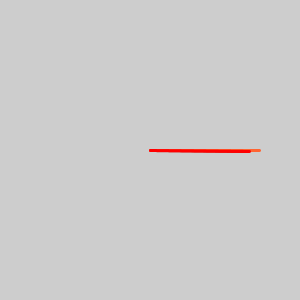
Frame 1 (no input)
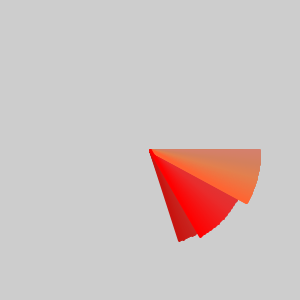
Frame 60 (the mouse pressed at the canvas centre just before this capture)
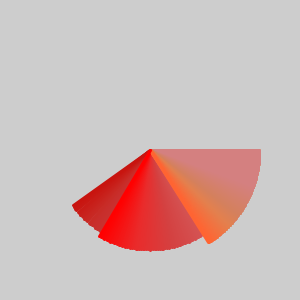
Frame 120 (the mouse held since frame 60 and released just before this capture)

The Processing sketch that drew these frames (run headless with seeded random() and noise(); from frame 60 on, the mouse is pressed at the canvas centre):

// Processing sketch: processing_163218
// ── processing_163218.pde


float dx, dy, ex, ey, ax, ay;
float dist=100;
float degree, degree2, degree3;
float radian, radian2, radian3;



void setup()
{
  size(300, 300);
  smooth();
  background(205);
  degree=0;
  degree2=0;
}

void draw()
{
  degree+=0.5;
  degree2+=0.2;
  degree3+=0.4;
  radian = TWO_PI/180*degree;
  radian2=TWO_PI/150*degree2;
  radian3=TWO_PI/120*degree3;

  fill(205, 3);
  noStroke();
  rect(0, 0, width, height);
  noFill();
  
  ax=cos(radian3)*(dist-5)+width/2;
  ay=sin(radian3)*(dist-5)+height/2;
  stroke(200,20,15);
  strokeWeight(3);
  line(ax,ay,width/2,height/2);

  ex=cos(radian2)*(dist+10)+width/2;
  ey=sin(radian2)*(dist+10)+height/2;
  stroke(255, 100, 50);
  strokeWeight(3);
  line(ex, ey, width/2, height/2);

  dx = cos(radian)*dist+width/2;
  dy = sin(radian)*dist+height/2;
  stroke(255, 0, 0);
  strokeWeight(3);
  line(dx, dy, width/2, height/2);
  
  if(degree>360)
  {
    degree=0;
  }
  if(degree2>360)
  {
    degree2=0;
  }
  if(degree3>360)
  {
    degree3=0;
  }
  
}
